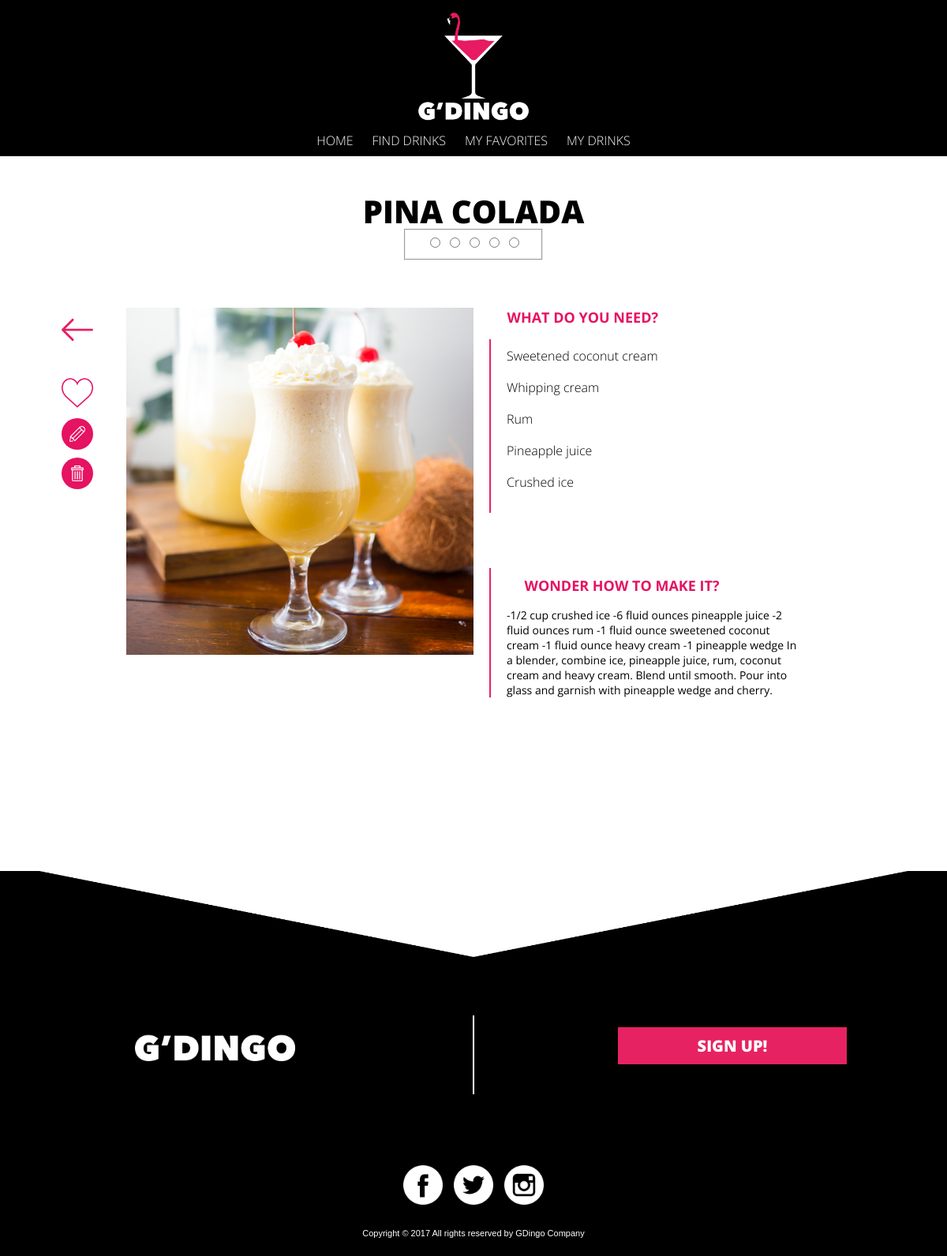
The app's page /mypanel_drinkbase.php?DrinkId=9 with its own data.
### tables this page shows
CREATE TABLE `Drinks` (
  `DrinkId` int(11) NOT NULL,
  `DrinkName` varchar(255) NOT NULL,
  `DrinkAuthor` varchar(255) NOT NULL,
  `DrinkPicture` varchar(255) NOT NULL,
  `DrinkReceipt` text NOT NULL
);

### mypanel_drinkbase.php (the view, shortened to what this page needs)
<?php include "includes/config.php"; ?>
<?php include "header.php"; ?>
<?php
	$DrinkId = trim($_GET['DrinkId']);
	$Current = json_encode($currentUser);
	@ $db = new mysqli($dbserver, $dbuser, $dbpass, $dbname);
	$query = " SELECT Drinks.DrinkId, Drinks.DrinkName, Drinks.DrinkAuthor, Drinks.DrinkPicture, Drinks.DrinkReceipt, Ingredients.IngId, Ingredients.NameIng
	FROM Drinks
	JOIN DrinksIng ON Drinks.DrinkId = DrinksIng.DrinkId
	JOIN Ingredients ON Ingredients.IngId = DrinksIng.IngId
	WHERE Drinks.DrinkId=$DrinkId" ;
	$stmt = $db->prepare($query);
	$stmt->bind_result($DrinkId, $DrinkName, $DrinkAuthor, $DrinkPicture, $DrinkReceipt, $IngId, $NameIng);
	$stmt->execute();
	$alling=array();
	while ($stmt->fetch()) {
		array_push($alling,$NameIng);
	}
?>
<!Doctype html>
<html>
	<head>
	</head>
	<body>
		<div class='c'>
		<div id="white">
		<h3><?php echo $DrinkName; ?></h3>
				<div id="rating">
						<fieldset id='demo1' class="rating">
	                        <input class="stars" type="radio" id="star5" name="rating" value="5" />
	                        <input class="stars" type="radio" id="star4" name="rating" value="4" />
	                        <input class="stars" type="radio" id="star3" name="rating" value="3" />
	                        <input class="stars" type="radio" id="star2" name="rating" value="2" />
	                        <input class="stars" type="radio" id="star1" name="rating" value="1" />
	                    </fieldset>
					</div>
			<div class="drinkside">
				<div class='side'>
		    		<?php
		    			echo "<img class='drinkimage' src=Images/DrinkPictures/$DrinkPicture>";
		    		?>
	    		</div>
	    		<div class="heart">
						<?php
							$query = ("SELECT * FROM Favo WHERE DrinkId = $DrinkId AND username = $Current");
							$stmt = $db->prepare($query);
	    					$stmt->bind_result($DrinkId2, $username);
							if($DrinkId2 == $DrinkId){
								echo '<a href="RemoveFav.php?DrinkId=' . urlencode($DrinkId) . '"><img class="knapp" src="Images/like2.png"></a>';
							}
							else {
								echo '<a href="AddFav.php?DrinkId=' . urlencode($DrinkId) . '"><img class="knapp" src="Images/like.png"></a>';
							}
						?>
					</div>
				<div  class="delete">
				<?php echo '<a href="delete.php?DrinkId=' . urlencode($DrinkId) . '"><img class="knappdelete" src="Images/delete.png"></a>'; ?>
				</div>
				<div  class="edit">
					<?php echo '<a href="update.php?DrinkId=' . urlencode($DrinkId) . '"><img class="knappdelete" src="Images/edit.png"></a>'; ?>
				</div>
				<div  class="back">
					<a href="#" onClick="history.go(-1);return true;"><img class="knapp" src="Images/left-arrow.png"></a>
				</div>
			</div>
			<div class='maincontent'>
				<div class='ingrblack'>
					<h4>What do you need? </h4>
					<ul><?php foreach($alling as $value){
		    			echo "<li>" . $value . "</li><br>";} ?>
		    		</ul>
		    	</div>
		    	<div class='receipt'>
			    	<h4>Wonder how to make it? </h4>
		    		<?php echo "<p>" . $DrinkReceipt. "<p>"; ?>
		    	</div>
			</div>
		</div>
		</div>
		<div id="footerINC">
		<?php include 'footer.php';?>
		</div>
	</body>
</html>

### header.php (style rules this page uses)
body { margin:0; }
p { font-family: 'open-sans', helvetica; font-size: 11px; }
@media (min-width: 600px) { body { margin: 0 auto; } }

### footer.php (style rules this page uses)
body { margin: 0 auto; }

### mypanel_drinkbase.php (style rules this page uses)
.c { width:100%; background-color: #fff; overflow: hidden; max-width: 1100px; display: block; margin: 0 auto 200px auto; padding-top: 140px; }
#white { max-width: 1100px; margin: 0 auto; display: block; text-align: center; }
#demo1 { text-align: center; }
#rating { width: 65%; overflow: hidden; }
body { margin: 0 auto; }
#footerINC { background-color: #000; width: 100%; }
.drinkside { position: relative; float:left; width:100%; text-align: center; margin-bottom: 20px; }
h3 { font-family: 'open sans',helvetica; font-weight: 800; text-transform: uppercase; font-size: 40px; color:black; margin:0; line-height: 45px; margin-bottom: 5px; text-align: center; }
h4 { padding-top:20px; font-family: 'open sans',helvetica; text-transform: uppercase; font-size: 18px; color:black; margin:0; line-height: 45px; margin-bottom: 5px; color:#E61262; text-align:center; }
.ingrblack { background-color:black; color:white; padding-top: 0px; }
.receipt { margin: 0; }
.receipt p { margin:20px; margin-top:5px; font-family: 'open sans',helvetica; font-size: 14px; }
.maincontent { float:right; width:100%; margin-left:20px; box-sizing: border-box; background-color: #fff; }
.side { margin-top:15px; }
.drinkimage { width:60%; }
li { font-family: 'open sans',helvetica; font-weight: 300; list-style: none; padding:0; }
ul { text-decoration: none; margin:0; text-align:center; padding:0; }
.heart { background: white; width: 20px; height: 20px; border-radius: 20px; padding:8px; position:absolute; right:40px; top:0px; }
.back { width: 20px; height: 20px; border-radius: 20px; padding:8px; position:absolute; left:20px; top:0px; }
.knapp { width: 40px; }
.delete { background: #E61262; width: 20px; height: 20px; border-radius: 50%; padding:10px; position:absolute; top:65px; right: 28px; margin: 0; }
.knappdelete { width: 20px; }
.edit { background: #E61262; width: 20px; height: 20px; border-radius: 50%; padding:10px; position:absolute; margin:0; top:120px; right: 28px; }
@media (min-width: 600px) { .c { padding-top: 200px; } }
@media (min-width: 600px) { h3 { margin: 45px auto 0 auto; width: 100%; text-align: center; } }
@media (min-width: 600px) { .side { float: right; text-align: right; width: 100%; } }
@media (min-width: 600px) { #rating { width: 180px; text-align: center; margin: 0 auto; } }
@media (min-width: 600px) { .drinkimage { width:80%; } }
@media (min-width: 600px) { .heart, .back, .side, .edit, .delete { margin-top: 60px; } }
@media (min-width: 600px) { .drinkside { float:left; width:50%; text-align: center; margin-bottom: 20px; display: inline; margin: 0px auto 0 auto; } }
@media (min-width: 600px) { .heart { left:20px; top:80px; } }
@media (min-width: 600px) { .edit { left:28px; top:140px; } }
@media (min-width: 600px) { .delete { top: 190px; left:28px; } }
@media (min-width: 600px) { .maincontent { float:left; width:40%; display: inline; margin: 0 auto; text-align: left; } }
@media (min-width: 600px) { h4 { padding-top: 0; text-align: left; margin-left: 42.5px; } }
@media (min-width: 600px) { .ingrblack ul { border-left: 2.5px solid #e72262; text-align:left; margin-left: 20px; padding: 10px 20px; } }
@media (min-width: 600px) { .ingrblack { background-color:white; color: #000; text-align: left; margin-top:50px; } }
@media (min-width: 600px) { .receipt { border-left: 2.5px solid #e72262; text-align:left; margin: 70px 0 0 20px; padding: -10px 20px; } }

### records on screen
drinks: DrinkName "PINA COLADA", DrinkPicture (picture), DrinkReceipt "-1/2 cup crushed ice -6 fluid ounces pineapple juice -2 fluid ounces rum -1 fluid ounce sweetened coconut cream -1 fluid ounce heavy cream -1 pineapple wedge In a blender, combine ice, pineapple juice, rum, coconut cream and heavy cream. Blend until smooth. Pour into glass and garnish with pineapple wedge and cherry."

### other values on screen
$value "Sweetened coconut cream"
$value "Whipping cream"
$value "Rum"
$value "Pineapple juice"
$value "Crushed ice"
